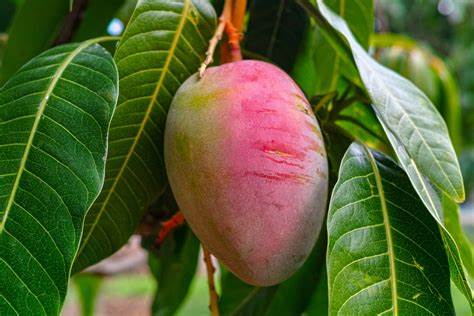
#> input picture images/mango.jpg, 474 x 316 px
$ python cv_resize.py
#> lines starting #> are read from the running program, lines starting #| are printed output that depends on the picture
import cv2
import numpy as np
import matplotlib.pyplot as plt

image = cv2.imread('images/mango.jpg', 1)
#> image is the input picture: shape (316, 474, 3); mean B, G, R 50.1, 98, 86.5
# Loading the image

half = cv2.resize(image, (0, 0), fx = 0.1, fy = 0.1)
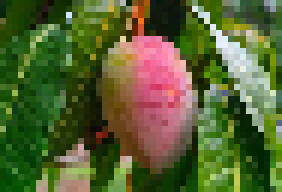
#> half: shape (32, 47, 3) (shown 6 times larger); mean B, G, R 50.1, 98.3, 86.7
bigger = cv2.resize(image, (1050, 1610))
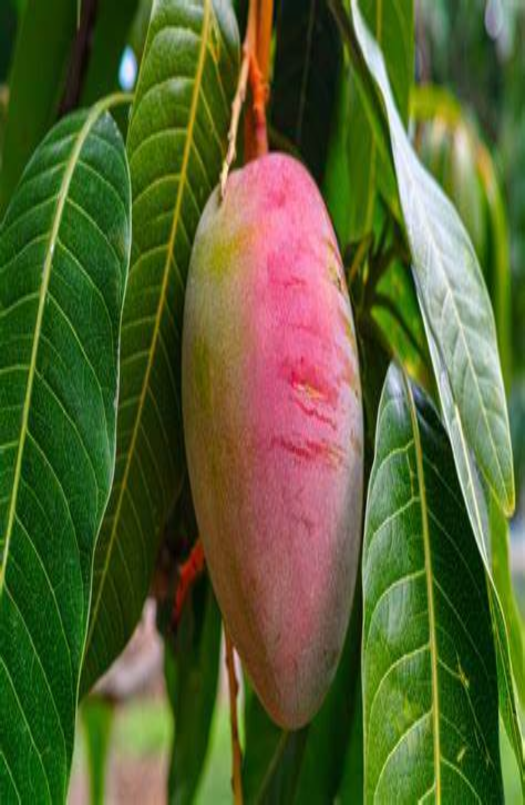
#> bigger: shape (1610, 1050, 3) (shown at 1/2 size); mean B, G, R 50, 97.9, 86.4

stretch_near = cv2.resize(image, (780, 540),
			interpolation = cv2.INTER_LINEAR)


Titles =["Original", "Half", "Bigger", "Interpolation Nearest"]
images =[image, half, bigger, stretch_near]
count = 4

for i in range(count):
	plt.subplot(2, 2, i + 1)
	plt.title(Titles[i])
	plt.imshow(images[i])

plt.show()
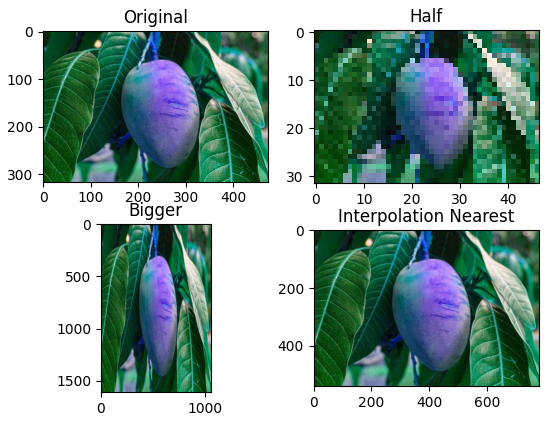
#> figure drawn by matplotlib, 4 panels; B, G, R data is drawn as R, G, B
